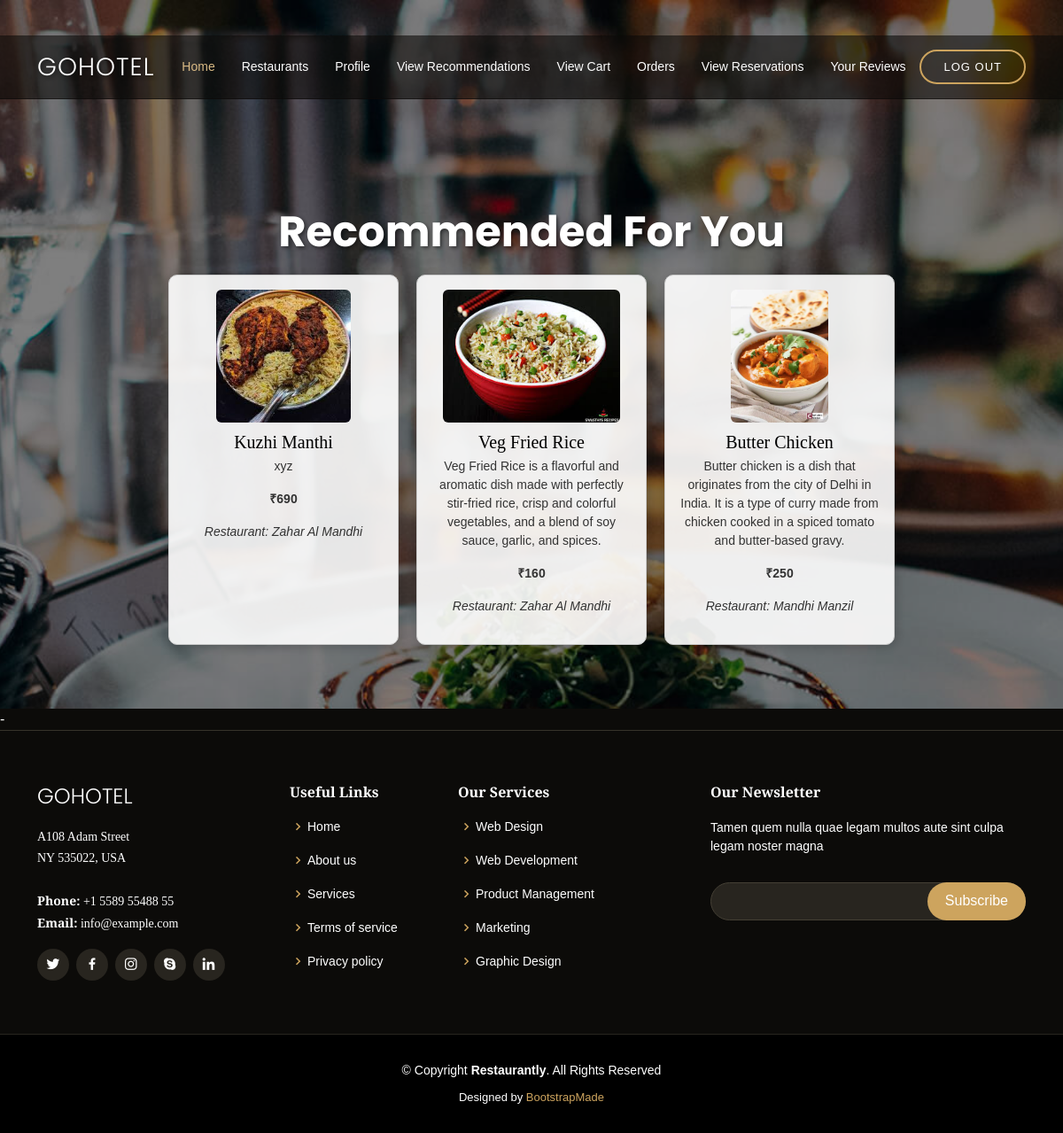
Before: /recommended_view (signed in) with the older database file.
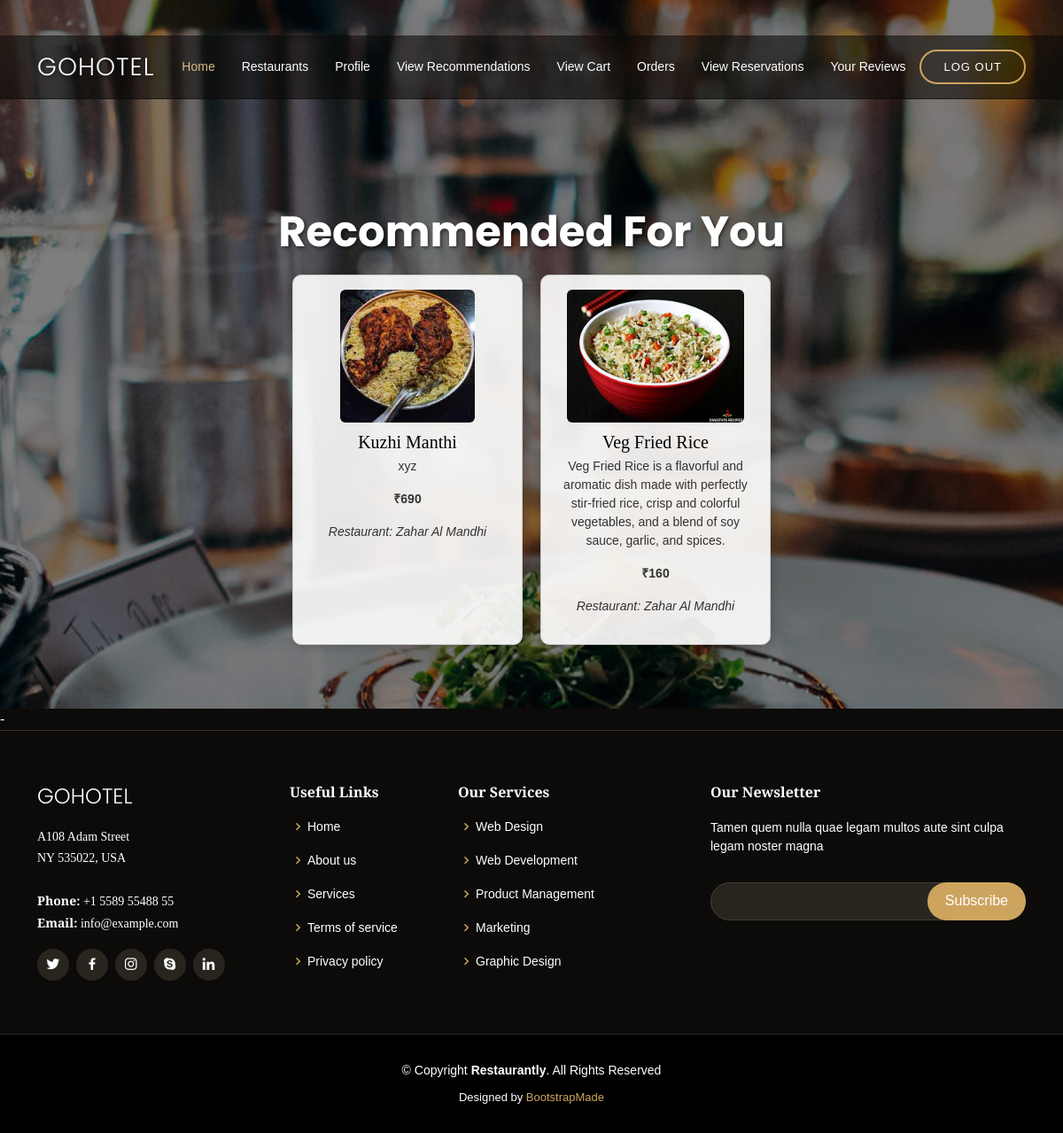
After: the same page with the newer database file.
### RestaurantApp/models.py (models this page shows, shortened)
class Dishes(models.Model):
    category=models.CharField(max_length=50)
    sub_category=models.CharField(max_length=50)
    dish_name=models.CharField(max_length=100)
    description=models.TextField(max_length=200)
    price=models.CharField(max_length=10)
    image=models.FileField(upload_to='dishes/')
    added_date=models.DateField(auto_now_add=True)
    login_id=models.ForeignKey('Staffs',on_delete=models.CASCADE)
    status=models.IntegerField(default=0)

class Staffs(models.Model):
    name = models.CharField(max_length=100)
    gender = models.CharField(max_length=20)
    age = models.IntegerField()
    contact = models.CharField(max_length=15)
    restaurant_name = models.ForeignKey('Restaurants', on_delete=models.CASCADE, default=True, related_name='staffs')
    login_id = models.ForeignKey('Login', on_delete=models.CASCADE)

class Restaurants(models.Model):
    category = models.CharField(max_length=100)
    name = models.CharField(max_length=100)
    image = models.FileField(upload_to='image/')
    address = models.CharField(max_length=500)
    district = models.CharField(max_length=50)
    city = models.CharField(max_length=100)
    contact = models.CharField(max_length=100)
    about=models.TextField(null=True)
    approval_status = models.IntegerField(default=0)
    login_id = models.ForeignKey('Login', on_delete=models.CASCADE)
    have_certificate = models.IntegerField(default=0)  # No choices here
    fssai_nunmber = models.CharField(null=True, max_length=10)
    department_approved=models.IntegerField(null=False,default=0)#0-not approved and 1- approved

### RestaurantApp/views.py (the view)
# urls.py: path('recommended_view',views.recommended_view,name='recommended_view'),
def recommended_view(request):
    user_id=request.session.get('user_id')
    if not user_id:
        return redirect('index')
    print(user_id)
    user = Users.objects.get(login_id=user_id)  # Adjust based on auth system
    recommended_dishes = recommend_dishes_for_user(user)
    return render(request, 'recommendations.html', {'dishes': recommended_dishes})

### RestaurantApp/views.py (called while the page is built)
def recommend_dishes_for_user(user):
    paid_carts = UserCart.objects.filter(user_id=user, payment_status=1)
    purchased_dishes = [cart.product_id for cart in paid_carts]
    purchased_dish_ids = [dish.id for dish in purchased_dishes]
    purchased_categories = [dish.category for dish in purchased_dishes]
    common_categories = Counter(purchased_categories).most_common()
    recommendations = Dishes.objects.filter(
        category__in=[cat[0] for cat in common_categories]
    ).exclude(id__in=purchased_dish_ids, status=0)[:10]  # Only active dishes
    return recommendations

### RestaurantApp/templates/recommendations.html (shortened to what this page needs)
{% extends 'user_header.html' %}
{% block content %}
    <h1>Recommended For You</h1>
    <div class="dish-container">
        {% for dish in dishes %}
        <div class="dish-card">
            <img src="{{ dish.image.url }}" alt="{{ dish.dish_name }}">
            <h3 style="color: black;">{{ dish.dish_name }}</h3>
            <p>{{ dish.description }}</p>
            <p class="price">₹{{ dish.price }}</p>
            <p class="restaurant">Restaurant: {{ dish.login_id.restaurant_name.name }}</p>
        </div>
        {% empty %}
        <p>No recommendations available at the moment.</p>
        {% endfor %}
    </div>
{% endblock %}

### RestaurantApp/templates/user_header.html (shortened to what this page needs)
{% load static %}
<!DOCTYPE html>
<html lang="en">
<head>
  <link href="{% static 'users/assets/vendor/animate.css/animate.min.css' %}" rel="stylesheet">
  <link href="{% static 'users/assets/vendor/aos/aos.css' %}" rel="stylesheet">
  <link href="{% static 'users/assets/vendor/bootstrap/css/bootstrap.min.css' %}" rel="stylesheet">
  <link href="{% static 'users/assets/vendor/bootstrap-icons/bootstrap-icons.css' %}" rel="stylesheet">
  <link href="{% static 'users/assets/vendor/boxicons/css/boxicons.min.css' %}" rel="stylesheet">
  <link href="{% static 'users/assets/vendor/glightbox/css/glightbox.min.css' %}" rel="stylesheet">
  <link href="{% static 'users/assets/vendor/swiper/swiper-bundle.min.css' %}" rel="stylesheet">
  <link href="{% static 'users/assets/css/style.css' %}" rel="stylesheet">
</head>
<body>
  <div id="topbar" class="d-flex align-items-center fixed-top">
  </div>
  <header id="header" class="fixed-top d-flex align-items-cente">
    <div class="container-fluid container-xl d-flex align-items-center justify-content-lg-between">
      <h1 class="logo me-auto me-lg-0"><a href="javascript:location.reload()">GoHotel</a></h1>
      <nav id="navbar" class="navbar order-last order-lg-0">
        <ul>
          <li><a class="nav-link scrollto active" href="{% url 'user_home' %}">Home</a></li>
          <li><a class="nav-link scrollto" href="{% url 'restaurant_cards' %}">Restaurants</a></li>
          <li><a class="nav-link scrollto" href="{% url 'user_profile_edit' %}">Profile</a></li>
          <li><a class="nav-link scrollto" href="{% url 'recommended_view' %}">View Recommendations</a></li>
          <li><a class="nav-link scrollto" href="{% url 'user_cart_view' %}">View Cart</a></li>
          <li><a class="nav-link scrollto" href="{% url 'user_order_view' %}">Orders</a></li>
          <li><a class="nav-link scrollto" href="{% url 'user_reservation_view' %}">View Reservations</a></li>
          <li><a class="nav-link scrollto" href="{% url 'user_review_view' %}">Your Reviews</a></li>
      </nav>
      <a href="{% url 'logout_view' %}" class="book-a-table-btn scrollto d-none d-lg-flex">Log Out</a>
    </div>
  </header>
  <section id="hero" class="d-flex align-items-center">
    <div class="container position-relative text-center text-lg-start" data-aos="zoom-in" data-aos-delay="100">
<br>
<br>
<br>
      {% block content %}
      {% endblock %}
    </div>
  </section>
     -
  <footer id="footer">
    <div class="footer-top">
      <div class="container">
        <div class="row">
          <div class="col-lg-3 col-md-6">
            <div class="footer-info">
              <h3>GoHotel</h3>
              <p>
                A108 Adam Street <br>
                NY 535022, USA<br><br>
                <strong>Phone:</strong> +1 5589 55488 55<br>
                <strong>Email:</strong> info@example.com<br>
              </p>
              <div class="social-links mt-3">
                <a href="#" class="twitter"><i class="bx bxl-twitter"></i></a>
                <a href="#" class="facebook"><i class="bx bxl-facebook"></i></a>
                <a href="#" class="instagram"><i class="bx bxl-instagram"></i></a>
                <a href="#" class="google-plus"><i class="bx bxl-skype"></i></a>
                <a href="#" class="linkedin"><i class="bx bxl-linkedin"></i></a>
              </div>
            </div>
          </div>
          <div class="col-lg-2 col-md-6 footer-links">
            <h4>Useful Links</h4>
            <ul>
              <li><i class="bx bx-chevron-right"></i> <a href="#">Home</a></li>
              <li><i class="bx bx-chevron-right"></i> <a href="#">About us</a></li>
              <li><i class="bx bx-chevron-right"></i> <a href="#">Services</a></li>
              <li><i class="bx bx-chevron-right"></i> <a href="#">Terms of service</a></li>
              <li><i class="bx bx-chevron-right"></i> <a href="#">Privacy policy</a></li>
            </ul>
          </div>
          <div class="col-lg-3 col-md-6 footer-links">
            <h4>Our Services</h4>
            <ul>
              <li><i class="bx bx-chevron-right"></i> <a href="#">Web Design</a></li>
              <li><i class="bx bx-chevron-right"></i> <a href="#">Web Development</a></li>
              <li><i class="bx bx-chevron-right"></i> <a href="#">Product Management</a></li>
              <li><i class="bx bx-chevron-right"></i> <a href="#">Marketing</a></li>
              <li><i class="bx bx-chevron-right"></i> <a href="#">Graphic Design</a></li>
            </ul>
          </div>
          <div class="col-lg-4 col-md-6 footer-newsletter">
            <h4>Our Newsletter</h4>
            <p>Tamen quem nulla quae legam multos aute sint culpa legam noster magna</p>
            <form action="" method="post">
              <input type="email" name="email"><input type="submit" value="Subscribe">
            </form>
          </div>
        </div>
      </div>
    </div>
    <div class="container">
      <div class="copyright">
        &copy; Copyright <strong><span>Restaurantly</span></strong>. All Rights Reserved
      </div>
      <div class="credits">
        Designed by <a href="https://bootstrapmade.com/">BootstrapMade</a>
      </div>
    </div>
  </footer>
</body>
</html>

### RestaurantApp/static/users/assets/css/style.css (style rules this page uses)
body { font-family: "Open Sans", sans-serif; background: #0c0b09; color: #fff; }
a { color: #cda45e; text-decoration: none; }
h1, h2, h3, h4, h5, h6 { font-family: "Playfair Display", serif; }
#topbar { height: 40px; font-size: 14px; transition: all 0.5s; z-index: 996; }
#header { background: rgba(12, 11, 9, 0.6); border-bottom: 1px solid rgba(12, 11, 9, 0.6); transition: all 0.5s; z-index: 997; padding: 15px 0; top: 40px; }
#header .logo { font-size: 28px; margin: 0; padding: 0; line-height: 1; font-weight: 300; letter-spacing: 1px; text-transform: uppercase; font-family: "Poppins", sans-serif; }
#header .logo a { color: #fff; }
.book-a-table-btn { margin: 0 0 0 15px; border: 2px solid #cda45e; color: #fff; border-radius: 50px; padding: 8px 25px; text-transform: uppercase; font-size: 13px; font-weight: 500; letter-spacing: 1px; transition: 0.3s; }
.navbar { padding: 0; }
.navbar ul { margin: 0; padding: 0; display: flex; list-style: none; align-items: center; }
.navbar li { position: relative; }
.navbar a { display: flex; align-items: center; justify-content: space-between; padding: 10px 0 10px 30px; color: #fff; white-space: nowrap; transition: 0.3s; font-size: 14px; }
.navbar a:hover, .navbar .active, .navbar li:hover > a { color: #d9ba85; }
#hero { width: 100%; height: 100vh; background: url("../img/hero-bg.jpg") top center; background-size: cover; position: relative; padding: 0; }
#hero:before { content: ""; background: rgba(0, 0, 0, 0.5); position: absolute; bottom: 0; top: 0; left: 0; right: 0; }
#hero .container { padding-top: 110px; }
#hero h1 { margin: 0; font-size: 48px; font-weight: 700; line-height: 56px; color: #fff; font-family: "Poppins", sans-serif; }
@media (min-width: 1024px) { #hero { background-attachment: fixed; } }
section { padding: 60px 0; overflow: hidden; }
#footer { background: black; padding: 0 0 30px 0; color: #fff; font-size: 14px; }
#footer .footer-top { background: #0c0b09; border-top: 1px solid #37332a; border-bottom: 1px solid #28251f; padding: 60px 0 30px 0; }
#footer .footer-top .footer-info { margin-bottom: 30px; }
#footer .footer-top .footer-info h3 { font-size: 24px; margin: 0 0 20px 0; padding: 2px 0 2px 0; line-height: 1; font-weight: 300; text-transform: uppercase; font-family: "Poppins", sans-serif; }
#footer .footer-top .footer-info p { font-size: 14px; line-height: 24px; margin-bottom: 0; font-family: "Playfair Display", serif; color: #fff; }
#footer .footer-top .social-links a { font-size: 18px; display: inline-block; background: #28251f; color: #fff; line-height: 1; padding: 8px 0; margin-right: 4px; border-radius: 50%; text-align: center; width: 36px; height: 36px; transition: 0.3s; }
#footer .footer-top h4 { font-size: 16px; font-weight: 600; color: #fff; position: relative; padding-bottom: 12px; }
#footer .footer-top .footer-links { margin-bottom: 30px; }
#footer .footer-top .footer-links ul { list-style: none; padding: 0; margin: 0; }
#footer .footer-top .footer-links ul i { padding-right: 2px; color: #cda45e; font-size: 18px; line-height: 1; }
#footer .footer-top .footer-links ul li { padding: 10px 0; display: flex; align-items: center; }
#footer .footer-top .footer-links ul li:first-child { padding-top: 0; }
#footer .footer-top .footer-links ul a { color: #fff; transition: 0.3s; display: inline-block; line-height: 1; }
#footer .footer-top .footer-newsletter form { margin-top: 30px; background: #28251f; padding: 6px 10px; position: relative; border-radius: 50px; border: 1px solid #454035; }
#footer .footer-top .footer-newsletter form input[type="email"] { border: 0; padding: 4px; width: calc(100% - 110px); background: #28251f; color: white; }
#footer .footer-top .footer-newsletter form input[type="submit"] { position: absolute; top: -1px; right: -1px; bottom: -1px; border: 0; background: none; font-size: 16px; padding: 0 20px 2px 20px; background: #cda45e; color: #fff; transition: 0.3s; border-radius: 50px; }
#footer .copyright { text-align: center; padding-top: 30px; }
#footer .credits { padding-top: 10px; text-align: center; font-size: 13px; color: #fff; }

Changed rows visible on the page:
removed Dishes: image (picture), dish_name "Butter Chicken", description "Butter chicken is a dish that originates from the city of Delhi in India. It is a type of curry made from chicken cooked in a spiced tomato and butter-based gravy.", price "250", login_id.restaurant_name.name "Mandhi Manzil"
